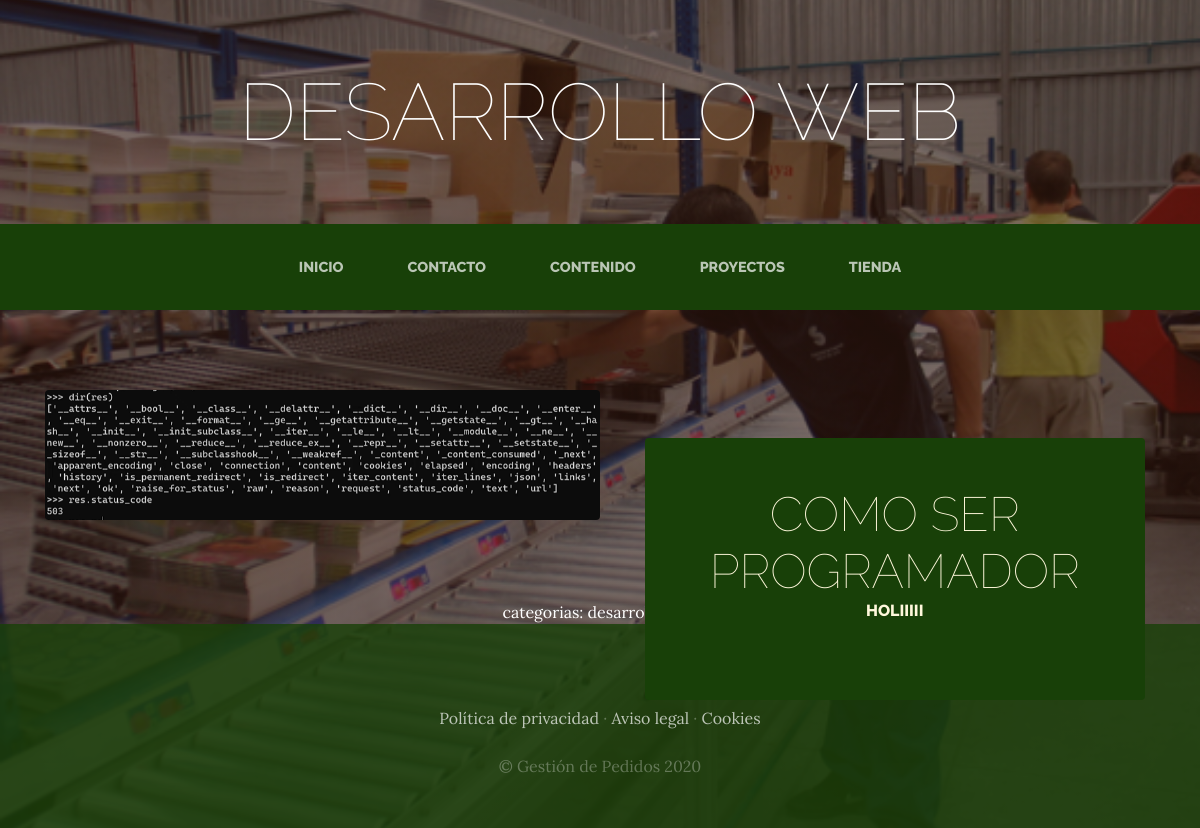
/contenido/categoria/1, run on the app's committed database.
### ContenidoApp/models.py (models this page shows, shortened)
class Post (models.Model):
    titulo_post = models.CharField(max_length=200)
    contenido_post = models.CharField(max_length=5000)
    fecha_creacion_post= models.DateTimeField()
    autor_post = models.ForeignKey(User, on_delete = models.CASCADE)
    categoria = models.ManyToManyField(Categoria)
    imagen = models.ImageField(upload_to='contenido', null=True, blank=True)
    class Meta:
        verbose_name = 'Post'
        verbose_name_plural = 'Posts'

class Categoria (models.Model):
    nombre_categoria = models.CharField(max_length=200)
    descripcion_categoria = models.CharField(max_length=5000)
    fecha_creacion_post= models.DateTimeField()
    class Meta:
        verbose_name = 'Categoria'
        verbose_name_plural = 'Categorias'

### ContenidoApp/views.py (the view)
# urls.py: path('categoria/<int:categoria_id>', views.categoria, name ='Categoria'),
def categoria(request, categoria_id):
    categoria_get = Categoria.objects.get(id=categoria_id)
    Post_list = Post.objects.filter(categoria = categoria_get)
    return render ( request , 'contenido/categoria.html', {'categoria_get':categoria_get, 'Post_list':Post_list} )

### ContenidoApp/templates/contenido/categoria.html (shortened to what this page needs)
{% extends "NombreApp/base.html" %}
{% load static %}
{% block content %}
    {% for Post in Post_list %}
   <section class="page-section clearfix">
    <div class="container">
      <div class="intro">
        <img class="intro-img img-fluid mb-3 mb-lg-0 rounded" src="{{Post.imagen.url}}" alt="" style= "width: 50% ">
        <div class="intro-text left-0 text-center bg-faded p-5 rounded">
          <h2 class="section-heading mb-4" >
            <span class="section-heading-lower">{{Post.titulo_post}}</span>
            <span class="section-heading-upper">{{Post.contenido_post}}</span>
          </h2>
        </div>
      </div>
    </div>
  </section>
    {% endfor %}
<section>
    <div style = "width: 75%; margin: auto; text-align:center; color: white">
    categorias:
    {% for Post in Post_list %}
        {% for Categoria in Post.categoria.all %}
            {{Categoria.nombre_categoria}}
        {% endfor %}
    {% endfor %}
    </div>
</section>
{% endblock %}

### NombreApp/static/NombreApp/css/gestion.css (style rules this page uses)
body { font-family: 'Lora'; background: linear-gradient(rgba(47, 23, 15, 0.65), rgba(47, 23, 15, 0.65)), url("../img/bg_main.jpg"); background-attachment: fixed; background-position: center; background-size: cover; }
h1, h2, h3, h4, h5, h6 { font-family: 'Raleway'; }
.page-section { margin-top: 5rem; margin-bottom: 5rem; }
.section-heading { text-transform: uppercase; }
.section-heading .section-heading-upper { display: block; font-size: 1rem; font-weight: 800; padding-bottom:.5rem; }
.section-heading .section-heading-lower { display: block; font-size: 3rem; font-weight: 100; }
.bg-faded { background-color: rgba(255, 255, 255, 0.85); }
.intro { position: relative; }
@media (min-width: 992px) { .intro .intro-img { width: 75%; float: left; } }
@media (min-width: 992px) { .intro .intro-text { left: 600; width: 60%; margin-top: 3rem; background-color: rgba(24, 64, 8); color: cornsilk; position: absolute; } }
@media (min-width: 1200px) { .intro .intro-text { width: 45%; } }

### data on the page
Post: imagen (picture), titulo_post "COMO SER PROGRAMADOR", contenido_post "HOLIIIII"
Categoria: nombre_categoria "desarrollo web"
